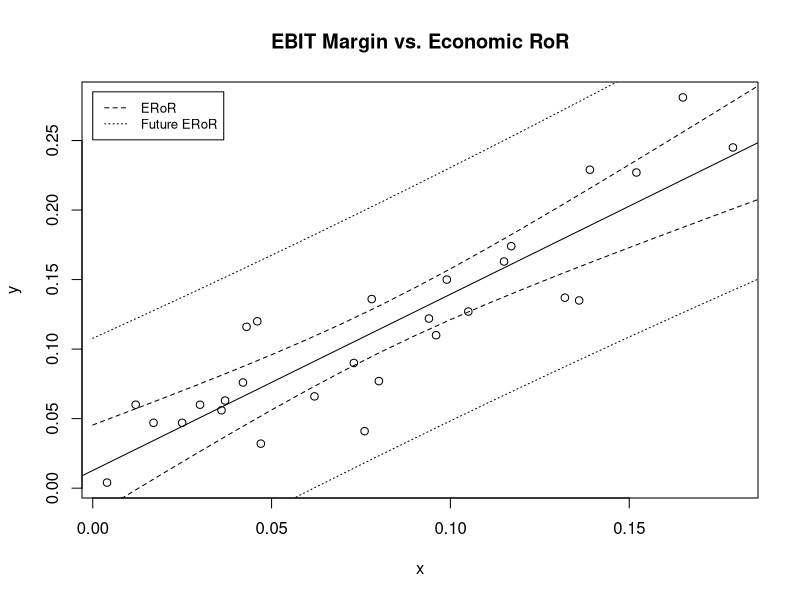

R code for this plot: (Note: this script raises an error after producing the figure.)
setwd("~/Documents/school/Semester 10/Applied Regression Analysis 7134 - A/Final")

# Load data
data <- read.csv("EconomicPerformance.csv", header = FALSE)[,-1]
colnames(data) <- c("ROR", "GM", "GOS", "OGMR", "CFR", "EBITM", "TDT")

# Simple linear regression analysis
x <- as.matrix(data[,6])
y <- data[,1]
plot(x, y, main = "EBIT Margin vs. Economic RoR")

# Calculate parameters using definitions
n <- length(x)
Sxx <- sum(x^2)-1/n*sum(x)^2
Sxy <- sum(x*y)-1/n*sum(x)*sum(y)
beta1 <- Sxy/Sxx
beta0 <- mean(y)-beta1*mean(x)
beta0+beta1*0.1
abline(beta0,beta1)

# ANOVA table test
residuals <- y-(beta0+beta1*x)
SSE <- sum(residuals^2)
SST <- sum((y-mean(y))^2)
SSR <- SST-SSE
MSR <- SSR
MSE <- SSE/(n-2)
Fstat <- MSR/MSE
Pvalue <- 1-pf(Fstat, 1, n-2)

# Confidence interval for significance of regression
s_eBeta1 <- sqrt(MSE/Sxx)
critBeta1 <- qt(0.995, n-2)
CIBeta1 <- c(beta1-critBeta1*s_eBeta1, beta1+critBeta1*s_eBeta1)

# Making predictions and confidence interval bounds
beta0+beta1*(0.1)
val <- seq(0, 0.2, 0.01)
s_eY1 <- sqrt((1/n+(val-mean(x))^2/Sxx)*MSE)
s_eY2 <- sqrt((1+1/n+(val-mean(x))^2/Sxx)*MSE)
upper1 <- (beta0+beta1*val)+qt(0.995,n-2)*s_eY1
lower1 <- (beta0+beta1*val)-qt(0.995,n-2)*s_eY1
upper2 <- (beta0+beta1*val)+qt(0.995,n-2)*s_eY2
lower2 <- (beta0+beta1*val)-qt(0.995,n-2)*s_eY2
lines(val, upper1, type = "l", lty = 2)
lines(val, lower1, type = "l", lty = 2)
lines(val, upper2, type = "l", lty = 3)
lines(val, lower2, type = "l", lty = 3)
legend(0, 0.285, legend=c("ERoR", "Future ERoR"), lty=2:3, cex = 0.8)

# R-squared value
R2 <- SSR/SST



# Multiple Linear Regression
X <- as.matrix(data[,-c(1)])
Xs <- as.matrix(cbind(1, scale(data[,-c(1)])))
Y <- data[,1]
betaStandardized <- solve(t(Xs) %*% Xs) %*% t(Xs) %*% Y
beta <- rep(0,7)
beta[1] <- betaStandardized[1] - sum(betaStandardized[2:(7)]*colMeans(X)/apply(X, 2, sd))
beta[2:(7)] <- betaStandardized[2:(7)]/apply(X, 2, sd)
ERROR <- solve(t(X) %*% X)           ### SINGULARITY ERROR

# Multicollinearity
sink('cor.txt')
diag(solve(cor(data[,-1])))
sink()

# Rebuild the model
X <- as.matrix(data[,-c(1,4,7)])
Xs <- as.matrix(cbind(1, scale(data[,-c(1,4,7)])))
Y <- data[,1]
betaStandardized <- solve(t(Xs) %*% Xs) %*% t(Xs) %*% Y
beta <- rep(0,5)
beta[1] <- betaStandardized[1] - sum(betaStandardized[2:(5)]*colMeans(X)/apply(X, 2, sd))
beta[2:(5)] <- betaStandardized[2:(5)]/apply(X, 2, sd)

# ANOVA table
n <- length(Y)
SSR <- t(beta) %*% t(cbind(1, X)) %*% Y - sum(Y)^2/n
SSE <- t(Y) %*% Y-beta %*% t(cbind(1, X)) %*% Y
SST <- SSR + SSE
MSR <- SSR/4
MSE <- SSE/(n-5)
F0 <- MSR/MSE
pValue <- 1-pf(F0, 4, n-5)

# R-squared 
R2 <- SSR/SST
R2adj <- 1-MSE/SST*(n-1)

# Automatic model
MLRM <- lm(Y ~ X)

sink('test.txt')
summary(MLRM)$coefficients
sink()

# Extra sum of squares
EEX1 <- as.matrix(data[,-1])
EEmodel1 <- lm(Y ~ EEX1)
SSR1 <- anova(EEmodel1)[1,2]
EEX2 <- as.matrix(data[,-c(1,2,3,6)])
EEmodel2 <- lm(Y ~ EEX2)
SSR2 <- anova(EEmodel2)[1,2]
SSR3 <- SSR1-SSR2
MSR1 <- SSR3/3
EEF <- MSR1/anova(EEmodel1)[2,3]
result <- 1-pf(EEF, 3, 21)

# Simultaneous confidence interval
X <- as.matrix(data[,-c(1,4,5,7)])
newModel <- lm(Y ~ X)
critVal <- qt(1-(0.05/2/4), n-4)
SCIlower <- newModel$coefficients-critVal*summary(newModel)$coefficients[,2]
SCIupper <- newModel$coefficients+critVal*summary(newModel)$coefficients[,2]
SCI <- cbind(SCIlower, SCIupper)

sink('SCI.txt')
SCI
sink()

# Checking model assumptions
sink('newModel.txt')
summary(newModel)
sink()

plot(log(data[,2]),asin(sqrt(data[,1])),xlab = "Good Money",ylab = "Rate of Return")
plot(data[,3],asin(sqrt(data[,1])),xlab = "Gross Operating Surplus",ylab = "Rate of Return")
plot(data[,6]^2,asin(sqrt(data[,1])),xlab = "EBIT Margin",ylab = "Rate of Return")

plot(data[,2], rstudent(newModel),xlab = "Good Money", ylab = "Studentized Residuals")
plot(data[,3], rstudent(newModel),xlab = "Gross Operating Surplus", ylab = "Studentized Residuals")
plot(data[,4], rstudent(newModel),xlab = "EBIT Margin", ylab = "Studentized Residuals")

qqnorm(rstudent(newModel))
qqline(rstudent(newModel))


# Applying a transformation
nX <- cbind(log(data[,2]), data[,6])
nY <- asin(sqrt(data[,1]))
nmodel <- lm(nY ~ nX)
summary(nmodel)

sink('nmodel.txt')
summary(nmodel)
sink()

plot(log(data[,2]),asin(sqrt(data[,1])),xlab = "Good Money",ylab = "Rate of Return")
plot(data[,3],asin(sqrt(data[,1])),xlab = "Gross Operating Surplus",ylab = "Rate of Return")
plot(data[,6]^2,asin(sqrt(data[,1])),xlab = "EBIT Margin",ylab = "Rate of Return")

plot(data[,2], rstudent(nmodel),xlab = "Good Money", ylab = "Studentized Residuals")
plot(data[,3], rstudent(nmodel),xlab = "Gross Operating Surplus", ylab = "Studentized Residuals")
plot(data[,4], rstudent(nmodel),xlab = "EBIT Margin", ylab = "Studentized Residuals")

qqnorm(rstudent(nmodel))
qqline(rstudent(nmodel))

resd <- cbind(nmodel$residuals, rstandard(nmodel), rstudent(nmodel))
colnames(resd) <- c("Residuals", "Standardized", "Studentized")

# Residuals of transformed model
sink('resid.txt')
resd
sink()



